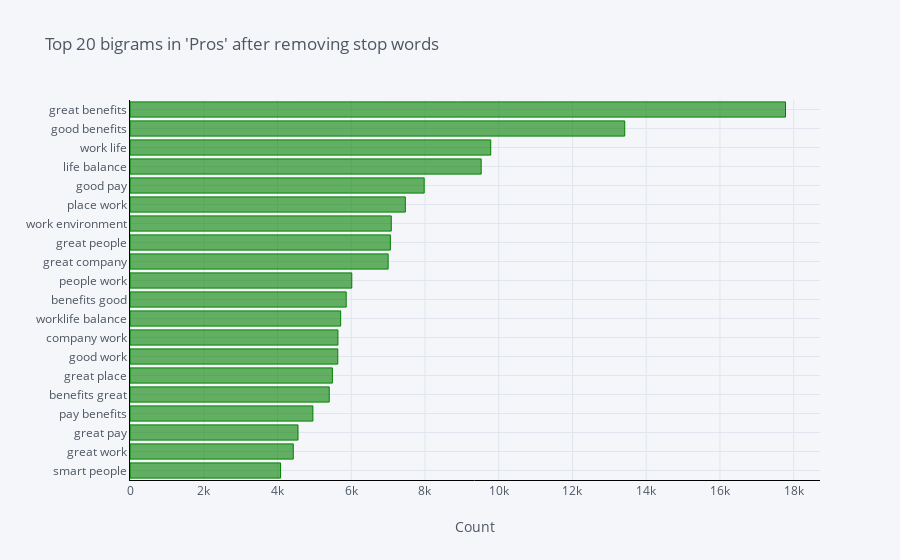

The code cell stored with this chart in its notebook:
### Code cell
df1.groupby('pros').sum()['count'].sort_values(ascending=True).iplot(
    kind='bar', xTitle='Count', linecolor='black', orientation='h', color ='green', title="Top 20 bigrams in 'Pros' after removing stop words")

### Figure 1 — Plotly figure (JSON) as saved in the notebook; plotly's stock layout.template omitted (floating-point values rounded to 4 significant figures)
{"data": [{"marker": {"color": "rgba(0, 128, 0, 0.6)", "line": {"color": "rgba(0, 128, 0, 1.0)", "width": 1}}, "name": "count", "orientation": "h", "text": "", "type": "bar", "x": [4083, 4428, 4556, 4960, 5403, 5488, 5635, 5639, 5713, 5863, 6015, 7001, 7061, 7086, 7467, 7978, 9524, 9783, 13417, 17777], "y": ["smart people", "great work", "great pay", "pay benefits", "benefits great", "great place", "good work", "company work", "worklife balance", "benefits good", "people work", "great company", "great people", "work environment", "place work", "good pay", "life balance", "work life", "good benefits", "great benefits"]}], "layout": {"legend": {"bgcolor": "#F5F6F9", "font": {"color": "#4D5663"}}, "paper_bgcolor": "#F5F6F9", "plot_bgcolor": "#F5F6F9", "title": {"font": {"color": "#4D5663"}, "text": "Top 20 bigrams in 'Pros' after removing stop words"}, "xaxis": {"gridcolor": "#E1E5ED", "linecolor": "black", "showgrid": true, "tickfont": {"color": "#4D5663"}, "title": {"font": {"color": "#4D5663"}, "text": "Count"}, "zerolinecolor": "#E1E5ED"}, "yaxis": {"gridcolor": "#E1E5ED", "linecolor": "black", "showgrid": true, "tickfont": {"color": "#4D5663"}, "title": {"font": {"color": "#4D5663"}, "text": ""}, "zerolinecolor": "#E1E5ED"}}}
